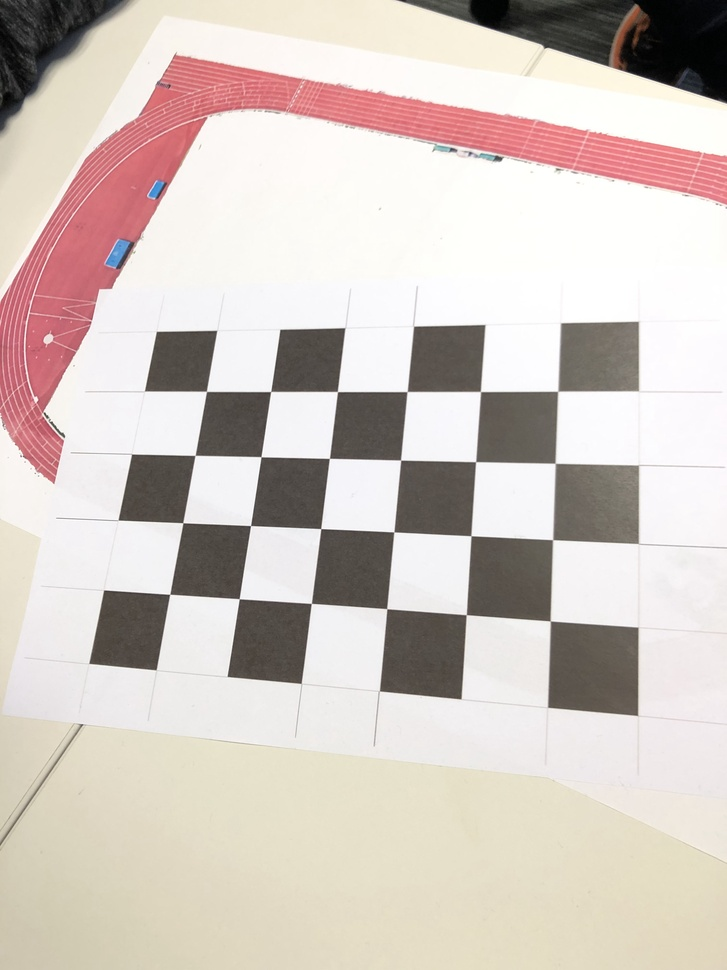
#> input picture performance400/images/targets/IMG_2101.jpg, 727 x 970 px, shrunk from 3024 x 4032 before the run; its folder holds only this picture in this run
$ python mono_find_intrinsic_parameters.py
#> lines starting #> are read from the running program, lines starting #| are printed output that depends on the picture; after the words box and inside, x2 and y2 are one past the last pixel; in counts of white or black regions, pixels touching at a corner belong together; long printed decimals are rounded
import numpy as np
import cv2
import glob

# termination criteria
criteria = (cv2.TERM_CRITERIA_EPS + cv2.TERM_CRITERIA_MAX_ITER, 30, 0.001)

# prepare object points, like (0,0,0), (1,0,0), (2,0,0) ....,(6,5,0)
object_point = np.zeros((6 * 4, 3), np.float32)
object_point[:, :2] = np.mgrid[0:6, 0:4].T.reshape(-1, 2)

# Arrays to store object points and image points from all the images.
object_points = []  # 3d point in real world space
image_points = []  # 2d points in image plane.
#
images = glob.glob('images/targets/*.jpg')

count = 0
for file_name in images:
    img = cv2.imread(file_name)
#> img is the input picture: shape (970, 727, 3); mean B, G, R 193.1, 199.6, 210
    img = cv2.threshold(img, 200, 255, cv2.THRESH_TRUNC)[1]
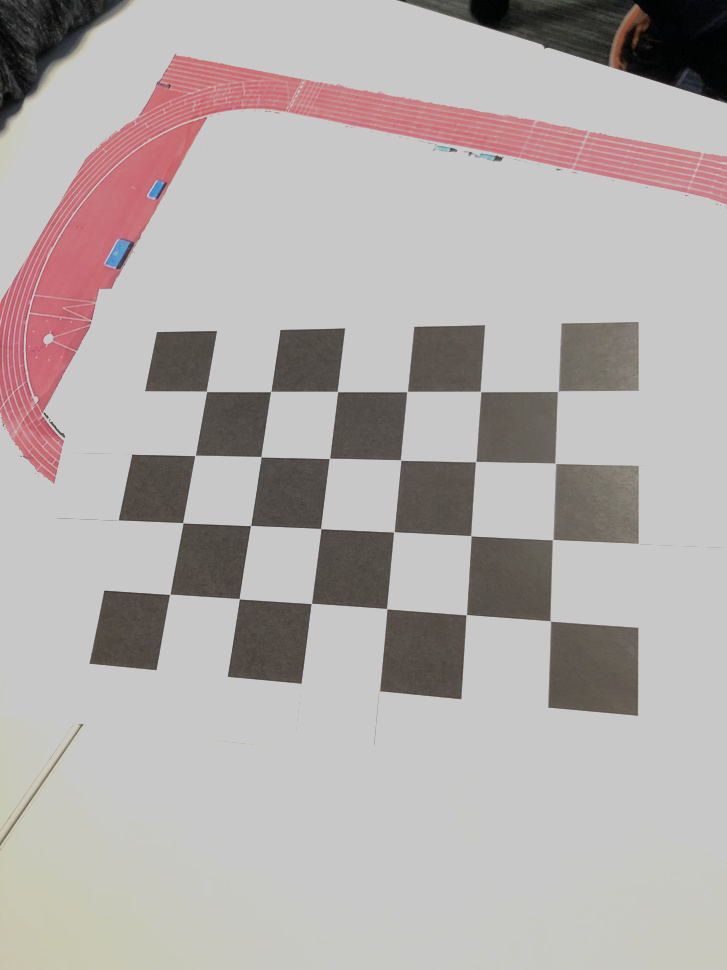
#> img: shape (970, 727, 3); mean B, G, R 171.3, 172.7, 179
    # cv2.namedWindow('img', cv2.WINDOW_NORMAL)
    # cv2.imshow('img', img)
    # cv2.waitKey(0)
    gray = cv2.cvtColor(img, cv2.COLOR_BGR2GRAY)
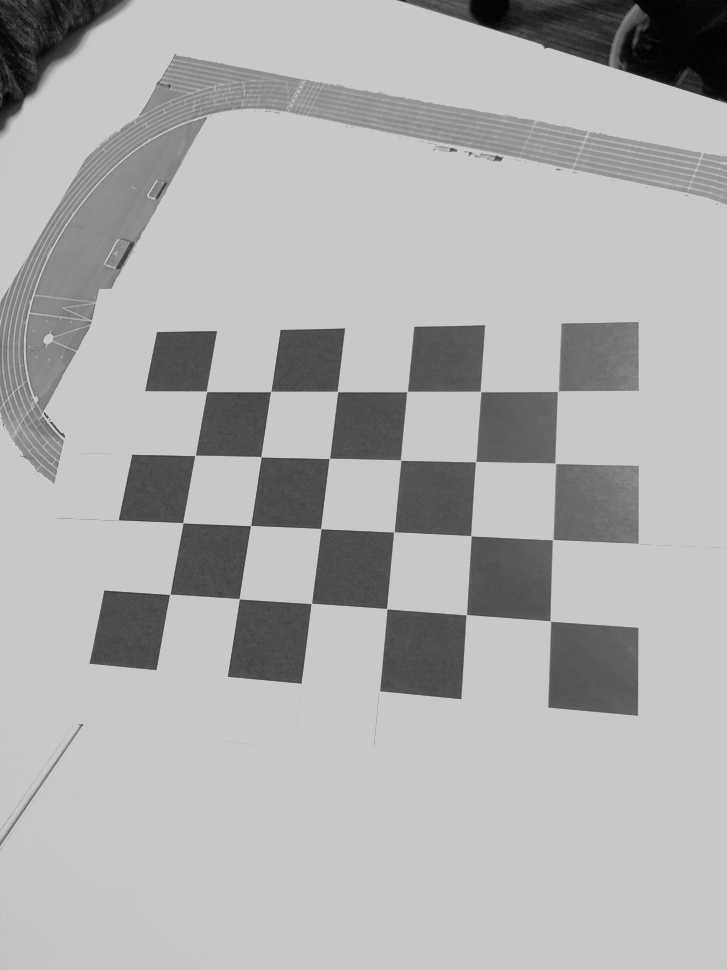
#> gray: shape (970, 727); min 0, max 200, mean 174.4

    # Find the chess board corners
    ret, corners = cv2.findChessboardCorners(gray, (6, 4), None)
#> ret = True; corners = 24 rows, first 8: [206.5, 391.4], [270.5, 391.6], [337.5, 391.6], [407, 391.6], [480.5, 391.5], [557.4, 391.6], [194.9, 455.5], [261, 456.7]
    print(ret)
#| True
    # If found, add object points, image points (after refining them)
    if ret:
        count += 1
        object_points.append(object_point)

        corners2 = cv2.cornerSubPix(gray, corners, (11, 11), (-1, -1), criteria)
#> corners2 = 24 rows, first 8: [206.4, 391.4], [270.7, 391.5], [337.4, 391.5], [407.1, 391.5], [480.5, 391.5], [557.8, 391.3], [195.1, 455.4], [261, 456.7]
        image_points.append(corners2)

        # Draw and display the corners
        img = cv2.drawChessboardCorners(img, (6, 4), corners2, ret)
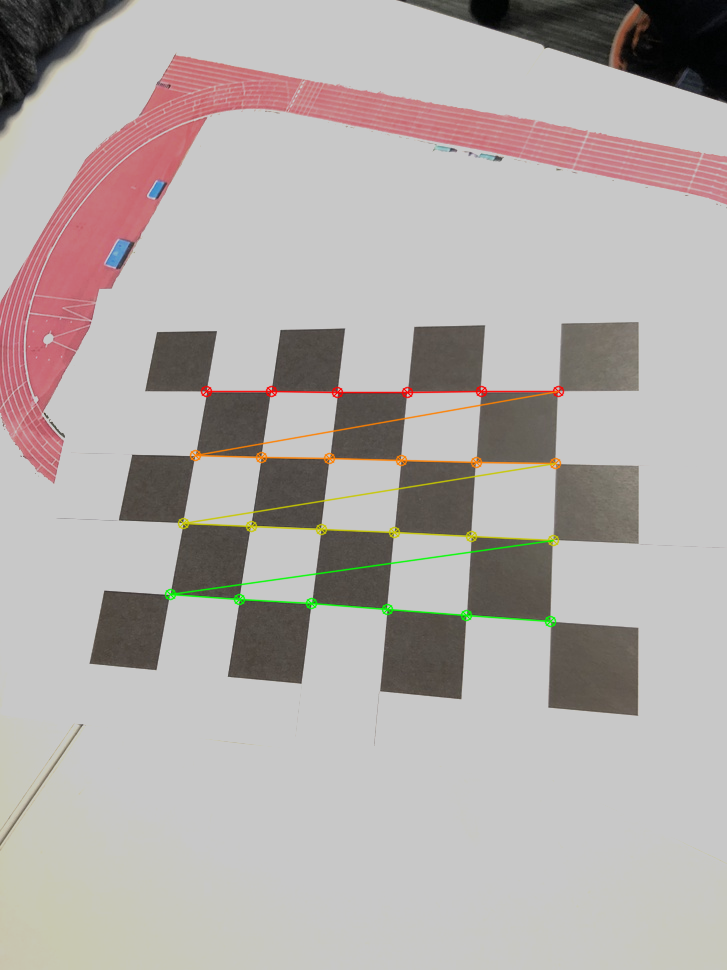
#> img: shape (970, 727, 3); 1.38% of pixels changed, all inside (x1, y1, x2, y2) = (164, 385, 565, 628)
        cv2.imwrite('images/targets/calibrated/targets' + str(count) + '.jpg', img)
        cv2.waitKey(0)

(_, mtx, dist, _, _) = cv2.calibrateCamera(object_points, image_points, gray.shape[::-1], None, None)
#> mtx = [[820.3, 0, 345.2], [0, 825.3, 482.7], [0, 0, 1]]; dist = [[0.229, -1.16, 0.00294, -0.00267, 0.724]]

print(mtx)
#| [[820.299   0.         345.206 ]
#|  [  0.         825.260 482.702]
#|  [  0.           0.           1.        ]]
print(dist)
#| [[ 0.2293 -1.156  0.002935 -0.002671   0.7243]]

np.savetxt('matrices/camera_matrix', mtx)
np.savetxt('matrices/distortion_vector', dist)

# undistort
dst = cv2.undistort(img, mtx, dist, None, mtx)
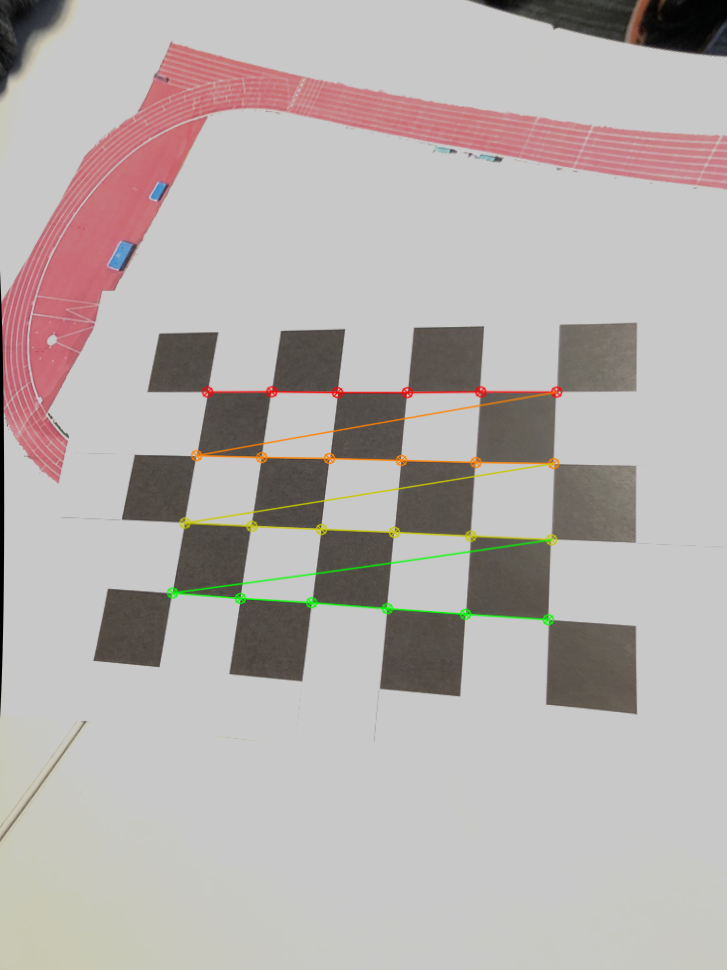
#> dst: shape (970, 727, 3); mean B, G, R 173.1, 175.4, 182.2
cv2.imwrite('images/calibresult.png', dst)

$ run again, on performance400/images/targets/IMG_2102.jpg
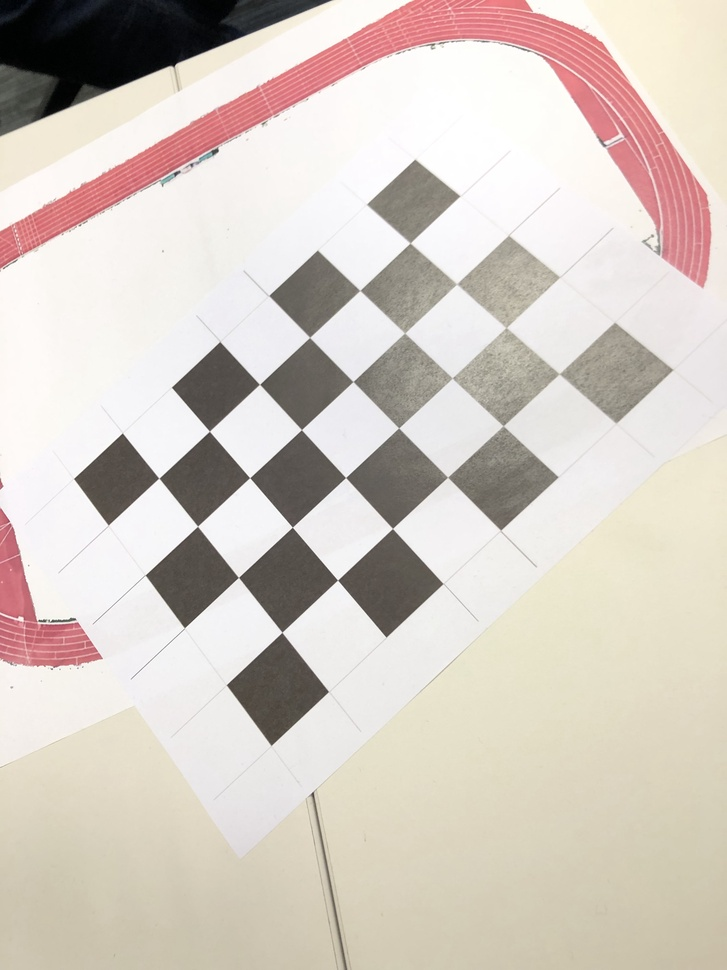
#> input picture performance400/images/targets/IMG_2102.jpg, 727 x 970 px, shrunk from 3024 x 4032 before the run
#> img is the input picture: shape (970, 727, 3); mean B, G, R 194.4, 202.8, 212
#> ret = True; corners = 24 rows, first 8: [159.3, 478.4], [209.4, 431.1], [259.4, 384.5], [309.5, 337.3], [360, 290.5], [410.3, 242.7], [197.6, 525.9], [249.7, 477.8]
#| True
#> corners2 = 24 rows, first 8: [158.9, 478.2], [209.4, 431.2], [259.5, 384.3], [309.6, 337.4], [359.7, 290.3], [410.2, 242.9], [197.5, 526.2], [249.7, 477.6]
#> `img = cv2.drawChessboardCorners(img, (6, 4), corners2, ret)`:
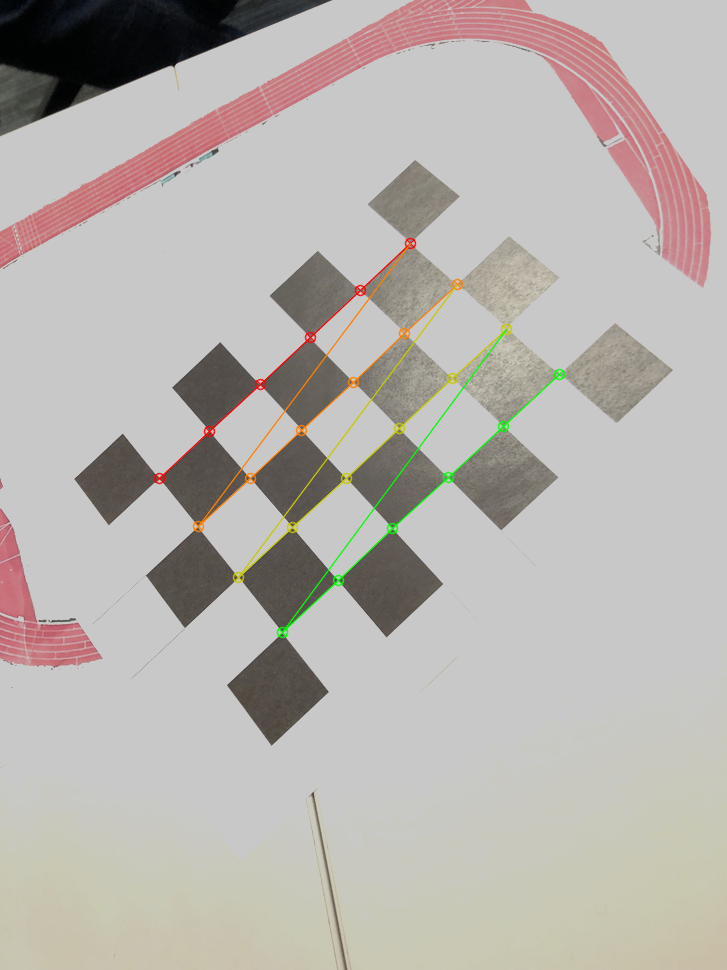
#> img: shape (970, 727, 3); mean B, G, R 174.6, 179.1, 184
#> mtx = [[908, 0, 340.7], [0, 907.5, 465.9], [0, 0, 1]]; dist = [[0.839, -22.16, 0.0079, -0.00334, 203.6]]
#| [[908.011   0.         340.671 ]
#|  [  0.         907.549 465.916 ]
#|  [  0.           0.           1.        ]]
#| [[ 8.38907166e-01 -2.21598627e+01  7.89939901e-03 -3.33628711e-03
#|    2.03583976e+02]]
#> `dst = cv2.undistort(img, mtx, dist, None, mtx)`:
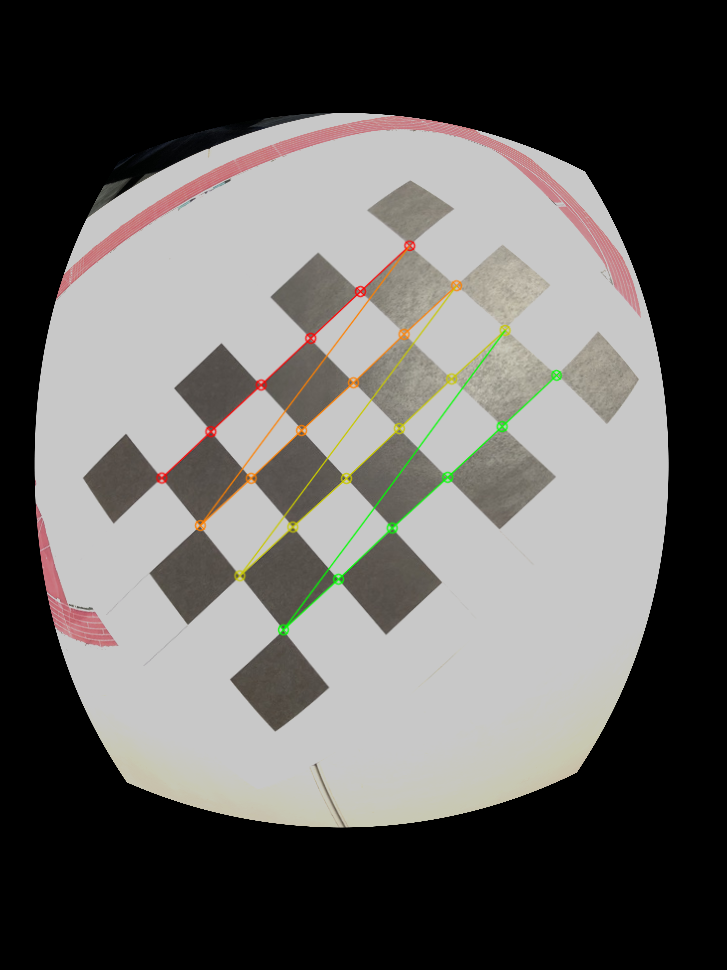
#> dst: shape (970, 727, 3); mean B, G, R 94.7, 97, 98.8
